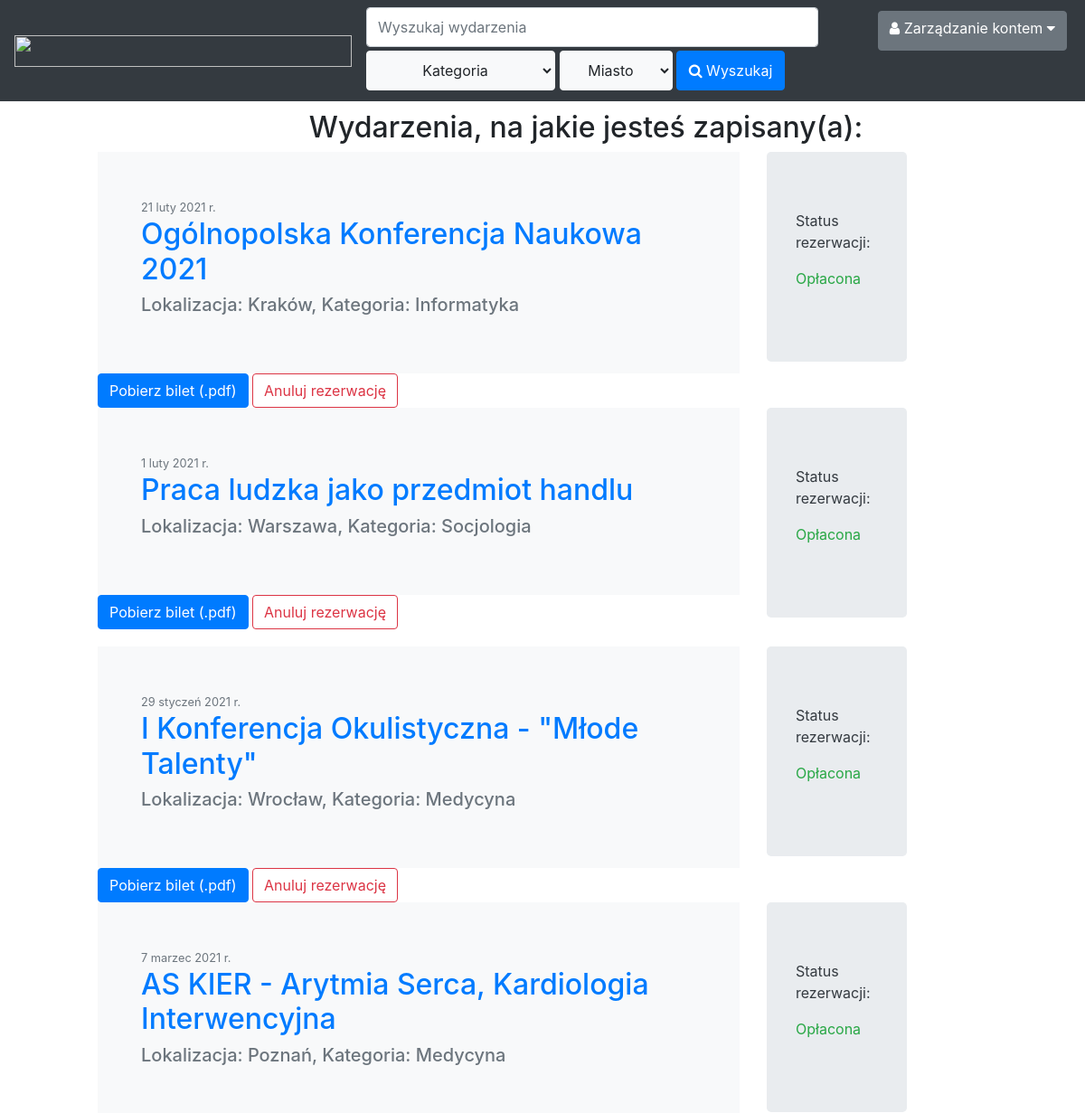
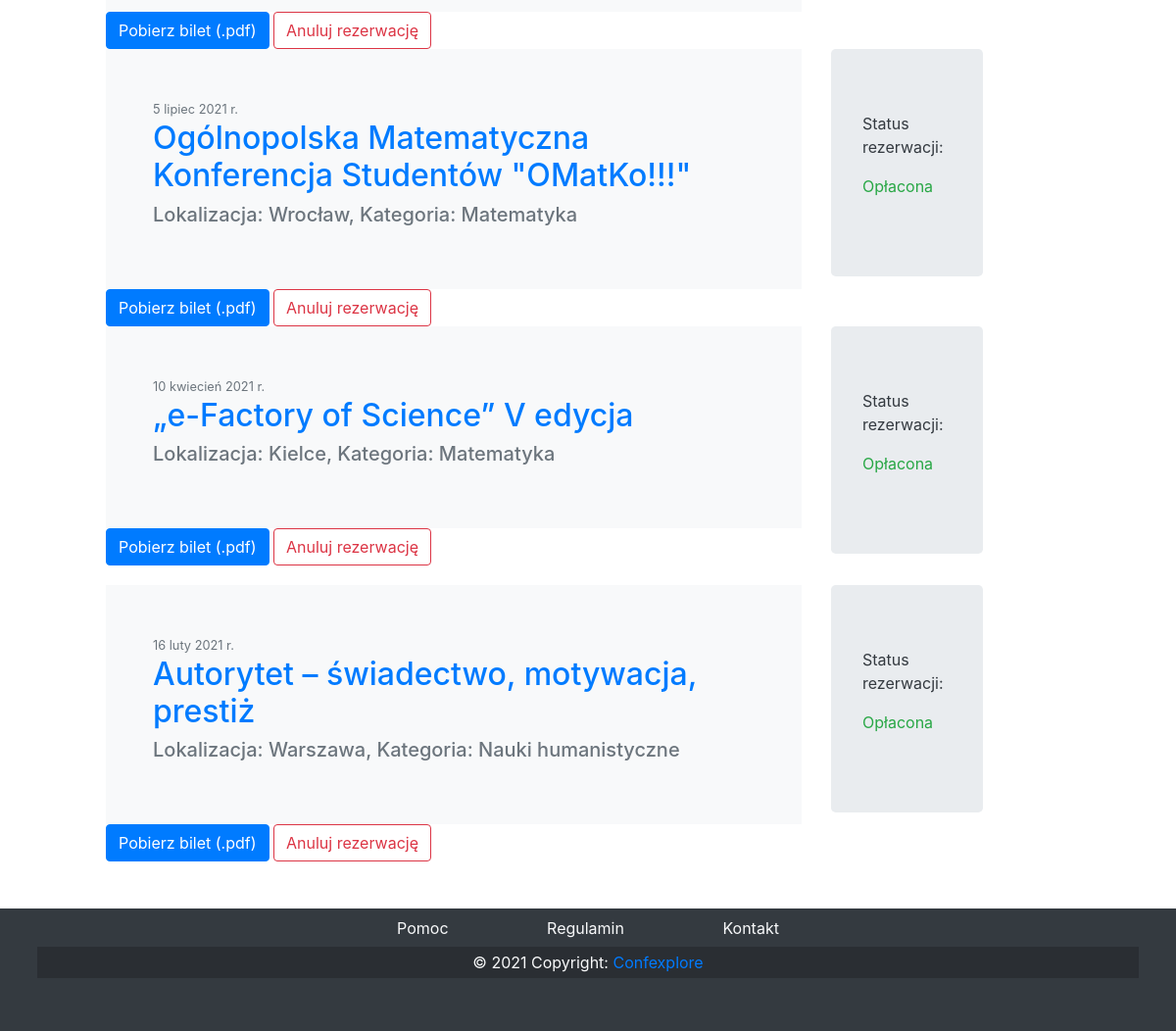
Page /ticketOwned/ (signed in) on the committed database (2 pictures, top to bottom).
### content/models.py (models this page shows, shortened)
class Event(models.Model):
    id = models.IntegerField(primary_key=True)
    name = models.CharField(max_length=100, default='konferencja')
    info = models.TextField(blank=True)
    localization = models.ForeignKey('City', on_delete=models.CASCADE, default="Warszawa")
    type = models.ForeignKey('Type', on_delete=models.CASCADE, default="Ogólna")
    date = models.CharField(max_length=30, default='1 stycznia')
    price = models.IntegerField(default=0)

class City(models.Model):
    name = models.CharField(max_length=50, default='Warszawa')

class Type(models.Model):
    name = models.CharField(max_length=100, default='Ogólna')

### content/views.py (the view, shortened to what this page needs)
# urls.py: path('ticketOwned/', TicketOwnedView.as_view(), name='ticketOwned'),
class TicketOwnedView(ListView):
    def get(self, request: HttpRequest):
        context = {
            'events': Event.objects.all()
        }
        return render(request, 'content/ticketOwned.html', context)

### content/context_processors.py (called while the page is built)
def search(request: HttpRequest) -> dict:
    context = {
        'types': Type.objects.all(),
        'cities': City.objects.all()
    }
    try:
        context['user_type'] = request.user.profile.get_role()
    except AttributeError:
        pass
    return context

### users/models.py (called while the page is built)
    def get_role(self):
        if self.role_name == 'U':
            return self.normaluser_role
        elif self.role_name == 'V':
            return self.volunteer_role
        elif self.role_name == 'O':
            return self.organizer_role
        elif self.role_name == 'A':
            return self.administrator_role
        else:
            raise Exception("ERROR - function profile.get_role() not working")

### templates/content/ticketOwned.html
{% extends "main.html" %}
{% block content %}
<div class="container m-5">
    <div style="text-align: center;">
        <h2>Wydarzenia, na jakie jesteś zapisany(a):</h2>
    </div>
{% for event in events %}
<div class="row">
         <div class="col-8">
        <article class="media content-section bg-light">
          <div class="media-body m-5">
            <div class="article-metadata">
              <small class="text-muted">{{ event.date }}</small>
            </div>
            <h2><a class="article-title" href='eventPreview/'>{{ event.name }}</a></h2>
            <h5><p class="text-secondary">Lokalizacja: {{ event.localization.name }}, Kategoria: {{ event.type.name }}</p></h5>
                        </div>
                </article>
             <a type="button" class="btn btn-primary" href="https://drive.google.com/file/d/1BlUzzAEnf7a9fJUrnFg8XuOu1q8BVJiD/view?usp=sharing">Pobierz bilet (.pdf)</a>
             <a type="button" class="btn btn-outline-danger" href="#">Anuluj rezerwację</a>
          </div>
               <div class="col-2">
                   <div class="jumbotron">
              <p class="text-dark">Status rezerwacji:</p>
               <p class="text-success">Opłacona</p>
                   </div>
              </div>
</div>
    {% endfor %}
   </div>
{% endblock content %}

### static/style.css (style rules this page uses)
body { margin: 0; padding: 0; }

### rows in the picture
Event: date "21 luty 2021 r.", name "Ogólnopolska Konferencja Naukowa 2021", localization.name "Kraków", type.name "Informatyka"
Event: date "1 luty 2021 r.", name "Praca ludzka jako przedmiot handlu", localization.name "Warszawa", type.name "Socjologia"
Event: date "29 styczeń 2021 r.", name "I Konferencja Okulistyczna - \"Młode Talenty\"", localization.name "Wrocław", type.name "Medycyna"
Event: date "7 marzec 2021 r.", name "AS KIER - Arytmia Serca, Kardiologia Interwencyjna", localization.name "Poznań", type.name "Medycyna"
Event: date "5 lipiec 2021 r.", name "Ogólnopolska Matematyczna Konferencja Studentów \"OMatKo!!!\"", localization.name "Wrocław", type.name "Matematyka"
Event: date "10 kwiecień 2021 r.", name "„e-Factory of Science” V edycja", localization.name "Kielce", type.name "Matematyka"
Event: date "16 luty 2021 r.", name "Autorytet – świadectwo, motywacja, prestiż", localization.name "Warszawa", type.name "Nauki humanistyczne"
